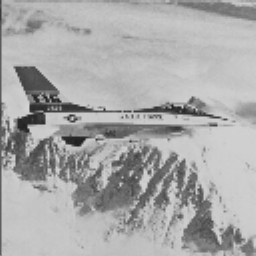
#> input picture lab3/zadanie_domowe/jet.bmp, 256 x 256 px
$ jupyter execute 03_histogram_hw.ipynb
#> lines starting #> are read from the running program, lines starting #| are printed output that depends on the picture
## Zadanie domowe: BBHE i DSIHE

W klasycznym wyrównywaniu histogramu HE  po wykonaniu operacji jasność obrazu ulega zmianie.
Dało się to zaobserwować podczas przeprowadzonych eksperymentów.
Jeśli nie to należy uruchomić skrypt z sekcji A i zwrócić na to uwagę.
Średnia jasność dąży do środkowego poziomu szarości.
Jest to wada i dlatego klasyczne HE ma ograniczone zastosowanie.

Powstało sporo metod, które eliminują to niekorzystne zjawisko.
Najprostsze z nich polegają na dekompozycji obrazu wejściowego na dwa podobrazy (wg. pewnego kryterium).
Następnie operacja HE wykonywana jest dla tych podobrazów.

Dwie znane z literatury metody to:
- Bi-Histogram Equalization
- DSIHE - Dualistic Sub-Image Histogram Equalization

W metodzie BBHE za kryterium podziału przyjmuje się średnią jasność w obrazie.
W DSIHE obraz dzieli się na dwa podobrazy o takiej samej liczbie pikseli (jaśniejszych i ciemniejszych).

W ramach zadania należy zaimplementować wybraną metodę: BBHE lub DSIHE (ew. obie).

1. Wczytaj obraz *jet.bmp* i wylicz jego histogram.
2. W kolejnym kroku należy wyznaczyć próg podziału obrazu na dwa podobrazy (*lm*).
3. Dla BBHE wyznacz średnią jasność obrazu. Dla DSIHE można wykorzystać histogram skumulowany.
Należy znaleźć poziom jasności który znajduje się "w połowie" histogramu skumulowanego.
W tym celu warto stworzyć tablicę, zawierającą moduł histogramu skumulowanego pomniejszonego o połowę liczby pikseli.
Następnie znaleźć minimum - `np.argmin`.
4. Dalej należy podzielić histogram oryginalnego obrazu na dwa histogramy *H1* i *H2*.
Dla każdego z nich wyliczyć histogram skumulowany ($C_1$ i $C_2$) i wykonać normalizację.
Normalizacja polega na podzieleniu każdego histogramu przez jego największy element.
5. Na podstawie histogramów skumulowanych należy stworzyć przekształcenie LUT.
Należy tak przeskalować $C_1$ i $C_2$, aby uzyskać jednorodne przekształcenie.
Tablicę $C_1$ wystarczy pomnożyć przez próg podziału.
Tablicę $C_2$ należy przeskalować do przedziału: $<lm+1; 255>$, gdzie $lm$ jest progiem podziału.<br>
$C_{1n} = (lm)*C1;$<br>
$C_{2n} = lm+1 + (255-lm-1)*C2;$<br>
Następnie dwie części tablicy przekodowań należy połączyć.
6. Ostatecznie należy wykonać operację LUT i wyświetlić wynik wyrównywania histogramu.
Porównaj wynik operacji BBHE lub DSIHE z klasycznym HE.

[cell 1]
import cv2
import os
import requests
from matplotlib import pyplot as plt
import numpy as np

jetUrl = 'https://raw.githubusercontent.com/vision-agh/poc_sw/master/02_Point/jet.bmp'
fileName = 'jet.bmp'
if not os.path.exists(fileName) :
    r = requests.get(jetUrl + fileName, allow_redirects=True)
    open(fileName, 'wb').write(r.content)

[cell 2]
import cv2
from matplotlib import pyplot as plt

jet = cv2.imread('jet.bmp', cv2.IMREAD_GRAYSCALE)
#> jet is the input picture: shape (256, 256); min 32, max 213, mean 169.3
jet_hist = cv2.calcHist([jet], [0], None, [256], [0, 256])
#> jet_hist = 256 values, max 2214 at index 195, min 0 at index 0, mean 256

fig, axs = plt.subplots(1, 2, figsize=(15, 5))
axs[0].imshow(jet, 'gray', vmin=0, vmax=256)
axs[0].axis('off')
axs[1].plot(jet_hist, color='black')
axs[1].set_title('Jet histogram')
plt.show()
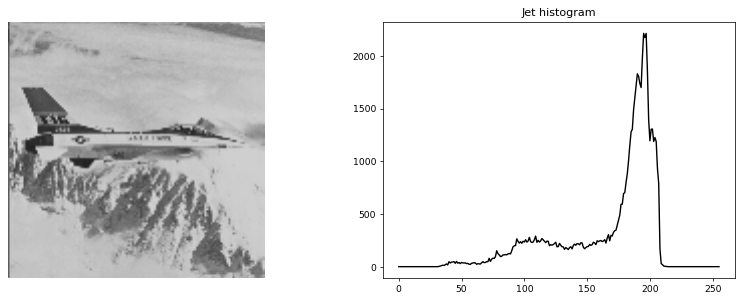
#> figure drawn by matplotlib, 2 panels; panel 2: curve peaks at x = 195, y = 2214

[cell 3]
def BBHE(img):
    lm = np.mean(img) # average brightness
    img_hist = cv2.calcHist([img], [0], None, [256], [0, 256])

    img_hist1 = img_hist[:int(lm)]
    img_hist1_cum = np.cumsum(img_hist1)
    img_hist1_cum_norm = img_hist1_cum / max(img_hist1_cum)
    lut1 = np.uint8(lm * img_hist1_cum_norm)

    img_hist2 = img_hist[int(lm):]
    img_hist2_cum = np.cumsum(img_hist2)
    img_hist2_cum_norm = img_hist2_cum / max(img_hist2_cum)
    lut2 = np.uint8(lm + 1 + (255 - lm - 1) * img_hist2_cum_norm)

    lut = np.concatenate((lut1, lut2))
    img_eq = cv2.LUT(img, lut)
    return img_eq

def DSIHE(img):
    img_hist = cv2.calcHist([img], [0], None, [256], [0, 256])
    img_hist_cum = np.cumsum(img_hist)
    img_hist_cum_norm = img_hist_cum / max(img_hist_cum)
    img_hist_cum_norm_half = abs(img_hist_cum_norm - 0.5)
    lm = np.argmin(img_hist_cum_norm_half) # median brightness

    img_hist1 = img_hist[:lm]
    img_hist1_cum = np.cumsum(img_hist1)
    img_hist1_cum_norm = img_hist1_cum / max(img_hist1_cum)
    lut1 = np.uint8(lm * img_hist1_cum_norm)

    img_hist2 = img_hist[lm:]
    img_hist2_cum = np.cumsum(img_hist2)
    img_hist2_cum_norm = img_hist2_cum / max(img_hist2_cum)
    lut2 = np.uint8(lm + 1 + (255 - lm - 1) * img_hist2_cum_norm)

    lut = np.concatenate((lut1, lut2))
    img_eq = cv2.LUT(img, lut)
    return img_eq


jet_eq_bbhe = BBHE(jet)
#> in BBHE, `lm = np.mean(img)`: lm = 169.3
#> in BBHE, `img_hist = cv2.calcHist([img], [0], None, [256], [0, 256])`: img_hist has the same summary as jet_hist outside BBHE
#> in BBHE, `img_hist1 = img_hist[:int(lm)]`: img_hist1 = 169 values, max 304 at index 167, min 0 at index 0, mean 121.6
#> in BBHE, `img_hist1_cum = np.cumsum(img_hist1)`: img_hist1_cum = 169 values from 0 to 20543
#> in BBHE, `img_hist1_cum_norm = img_hist1_cum / max(img_hist1_cum)`: img_hist1_cum_norm = 169 values from 0 to 1
#> in BBHE, `lut1 = np.uint8(lm * img_hist1_cum_norm)`: lut1 = 169 values from 0 to 169
#> in BBHE, `img_hist2 = img_hist[int(lm):]`: img_hist2 = 87 values, max 2214 at index 26, min 0 at index 45, mean 517.2
#> in BBHE, `img_hist2_cum = np.cumsum(img_hist2)`: img_hist2_cum = 87 values from 298 to 44993
#> in BBHE, `img_hist2_cum_norm = img_hist2_cum / max(img_hist2_cum)`: img_hist2_cum_norm = 87 values from 0.00662 to 1
#> in BBHE, `lut2 = np.uint8(lm + 1 + (255 - lm - 1) * img_hist2_cum_norm)`: lut2 = 87 values from 170 to 255
#> in BBHE, `lut = np.concatenate((lut1, lut2))`: lut = 256 values from 0 to 255
#> in BBHE, `img_eq = cv2.LUT(img, lut)`:
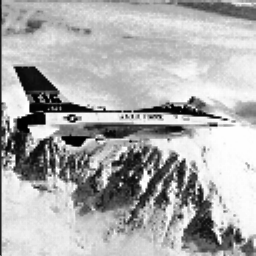
#> img_eq: shape (256, 256); min 0, max 255, mean 173.2
jet_eq_bbhe_hist = cv2.calcHist([jet_eq_bbhe], [0], None, [256], [0, 256])
#> jet_eq_bbhe_hist = 256 values, max 2214 at index 223, min 0 at index 27, mean 256

jet_eq_dsihe = DSIHE(jet)
#> in DSIHE, `img_hist = cv2.calcHist([img], [0], None, [256], [0, 256])`: img_hist has the same summary as jet_hist outside DSIHE
#> in DSIHE, `img_hist_cum = np.cumsum(img_hist)`: img_hist_cum = 256 values from 0 to 65536
#> in DSIHE, `img_hist_cum_norm = img_hist_cum / max(img_hist_cum)`: img_hist_cum_norm = 256 values from 0 to 1
#> in DSIHE, `img_hist_cum_norm_half = abs(img_hist_cum_norm - 0.5)`: img_hist_cum_norm_half = 256 values, max 0.5 at index 0, min 0.00456 at index 186, mean 0.395
#> in DSIHE, `lm = np.argmin(img_hist_cum_norm_half)`: lm = 186
#> in DSIHE, `img_hist1 = img_hist[:lm]`: img_hist1 = 186 values, max 1278 at index 185, min 0 at index 0, mean 167.6
#> in DSIHE, `img_hist1_cum = np.cumsum(img_hist1)`: img_hist1_cum = 186 values from 0 to 31165
#> in DSIHE, `img_hist1_cum_norm = img_hist1_cum / max(img_hist1_cum)`: img_hist1_cum_norm = 186 values from 0 to 1
#> in DSIHE, `lut1 = np.uint8(lm * img_hist1_cum_norm)`: lut1 = 186 values from 0 to 186
#> in DSIHE, `img_hist2 = img_hist[lm:]`: img_hist2 = 70 values, max 2214 at index 9, min 0 at index 28, mean 491
#> in DSIHE, `img_hist2_cum = np.cumsum(img_hist2)`: img_hist2_cum = 70 values from 1304 to 34371
#> in DSIHE, `img_hist2_cum_norm = img_hist2_cum / max(img_hist2_cum)`: img_hist2_cum_norm = 70 values from 0.0379 to 1
#> in DSIHE, `lut2 = np.uint8(lm + 1 + (255 - lm - 1) * img_hist2_cum_norm)`: lut2 = 70 values from 189 to 255
#> in DSIHE, `lut = np.concatenate((lut1, lut2))`: lut = 256 values from 0 to 255
#> in DSIHE, `img_eq = cv2.LUT(img, lut)`:
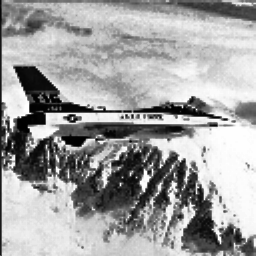
#> img_eq: shape (256, 256); min 0, max 255, mean 161.1
jet_eq_dsihe_hist = cv2.calcHist([jet_eq_dsihe], [0], None, [256], [0, 256])
#> jet_eq_dsihe_hist = 256 values, max 2214 at index 221, min 0 at index 23, mean 256


fig, axs = plt.subplots(3, 2, figsize=(15, 10))
axs[0, 0].imshow(jet, 'gray', vmin=0, vmax=256)
axs[0, 0].axis('off')
axs[0, 0].set_title('Jet')
axs[0, 1].plot(jet_hist, color='black')
axs[0, 1].set_title('Jet histogram')
axs[1, 0].imshow(jet_eq_bbhe, 'gray', vmin=0, vmax=256)
axs[1, 0].axis('off')
axs[1, 0].set_title('Jet BBHE')
axs[1, 1].plot(jet_eq_bbhe_hist, color='black')
axs[1, 1].set_title('Jet BBHE histogram')
axs[2, 0].imshow(jet_eq_dsihe, 'gray', vmin=1, vmax=256)
axs[2, 0].axis('off')
axs[2, 0].set_title('Jet DSIHE')
axs[2, 1].plot(jet_eq_dsihe_hist, color='black')
axs[2, 1].set_title('Jet DSIHE histogram')
plt.show()
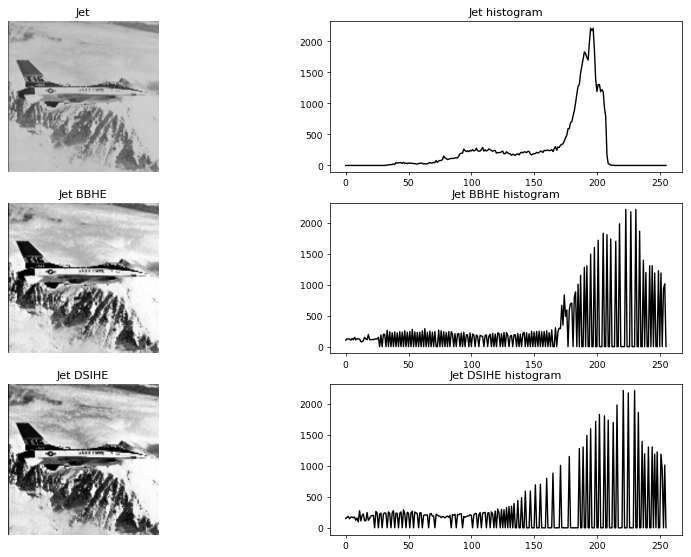
#> figure drawn by matplotlib, 6 panels; panel 2: curve peaks at x = 195, y = 2214; panel 4: curve peaks at x = 223, y = 2214; panel 6: curve peaks at x = 221, y = 2214
